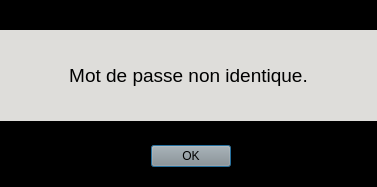
<?xml version="1.0" encoding="UTF-8"?>
<ui version="4.0">
 <class>w_warningDlg</class>
 <widget class="QDialog" name="w_warningDlg">
  <property name="geometry">
   <rect>
    <x>0</x>
    <y>0</y>
    <width>377</width>
    <height>187</height>
   </rect>
  </property>
  <property name="windowTitle">
   <string>Avertissement</string>
  </property>
  <property name="windowIcon">
   <iconset resource="../../../resources/Icons.qrc">
    <normaloff>:/utils/icon/crisis.png</normaloff>:/utils/icon/crisis.png</iconset>
  </property>
  <property name="styleSheet">
   <string notr="true">background-color: rgb(0, 0, 0);</string>
  </property>
  <widget class="QDialogButtonBox" name="buttonBox">
   <property name="geometry">
    <rect>
     <x>20</x>
     <y>140</y>
     <width>341</width>
     <height>32</height>
    </rect>
   </property>
   <property name="styleSheet">
    <string notr="true">background-color: rgb(147, 147, 145);</string>
   </property>
   <property name="orientation">
    <enum>Qt::Orientation::Horizontal</enum>
   </property>
   <property name="standardButtons">
    <set>QDialogButtonBox::StandardButton::Ok</set>
   </property>
   <property name="centerButtons">
    <bool>true</bool>
   </property>
  </widget>
  <widget class="QLabel" name="label">
   <property name="geometry">
    <rect>
     <x>0</x>
     <y>30</y>
     <width>377</width>
     <height>91</height>
    </rect>
   </property>
   <property name="font">
    <font>
     <pointsize>14</pointsize>
     <fontweight>DemiBold</fontweight>
    </font>
   </property>
   <property name="layoutDirection">
    <enum>Qt::LayoutDirection::LeftToRight</enum>
   </property>
   <property name="styleSheet">
    <string notr="true">background-color: rgb(222, 221, 218);
color: rgb(0, 0, 0);</string>
   </property>
   <property name="text">
    <string>Mot de passe non identique.</string>
   </property>
   <property name="textFormat">
    <enum>Qt::TextFormat::AutoText</enum>
   </property>
   <property name="alignment">
    <set>Qt::AlignmentFlag::AlignCenter</set>
   </property>
   <property name="wordWrap">
    <bool>true</bool>
   </property>
  </widget>
 </widget>
 <resources>
  <include location="../../../resources/Icons.qrc"/>
 </resources>
 <connections>
  <connection>
   <sender>buttonBox</sender>
   <signal>accepted()</signal>
   <receiver>w_warningDlg</receiver>
   <slot>accept()</slot>
   <hints>
    <hint type="sourcelabel">
     <x>248</x>
     <y>254</y>
    </hint>
    <hint type="destinationlabel">
     <x>157</x>
     <y>274</y>
    </hint>
   </hints>
  </connection>
  <connection>
   <sender>buttonBox</sender>
   <signal>rejected()</signal>
   <receiver>w_warningDlg</receiver>
   <slot>reject()</slot>
   <hints>
    <hint type="sourcelabel">
     <x>316</x>
     <y>260</y>
    </hint>
    <hint type="destinationlabel">
     <x>286</x>
     <y>274</y>
    </hint>
   </hints>
  </connection>
 </connections>
</ui>
